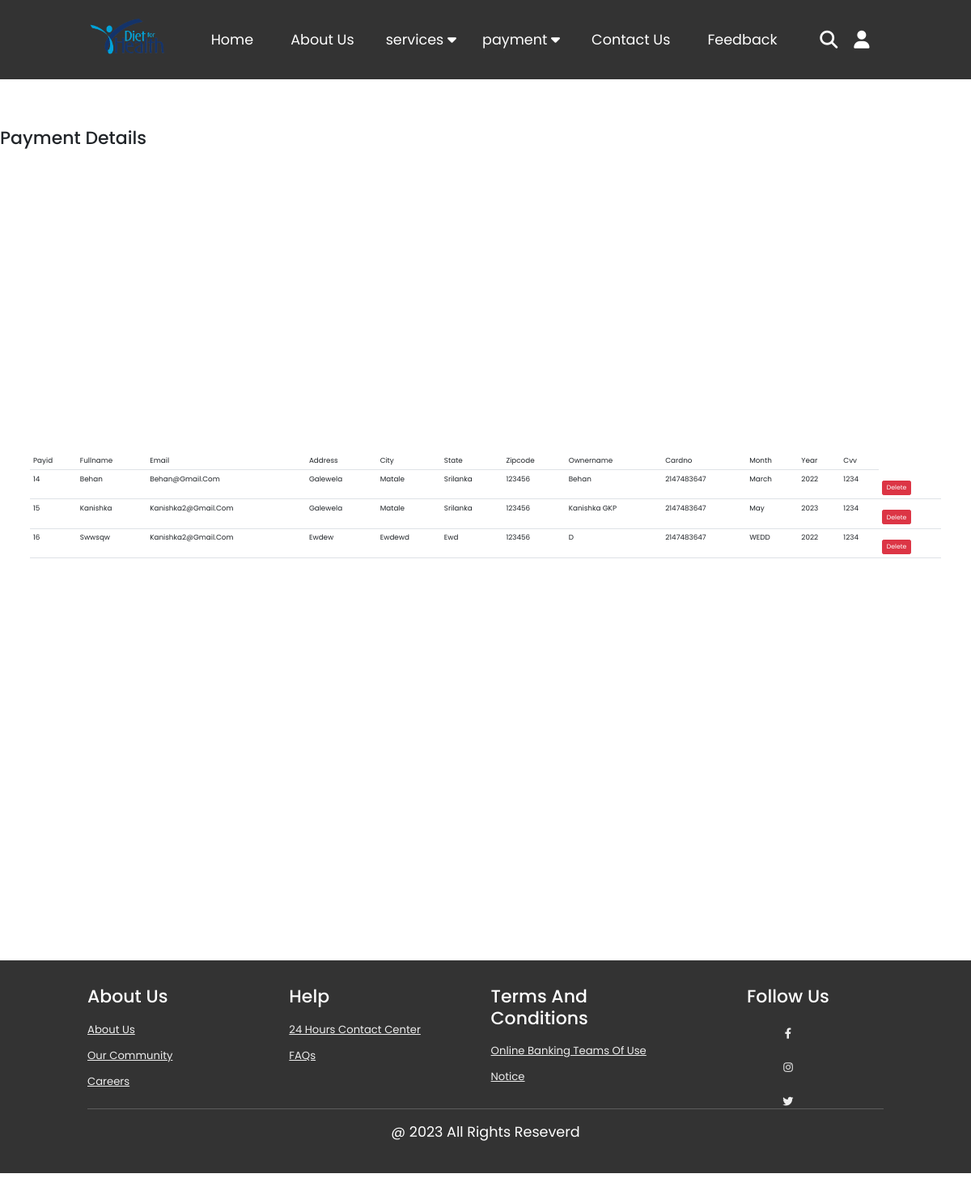
The app's page /php/paymentdisplay.php with its own data.
### tables this page shows
CREATE TABLE `payment_details` (
  `Payid` int(50) NOT NULL,
  `fullname` varchar(100) NOT NULL,
  `email` varchar(100) NOT NULL,
  `Address` varchar(100) NOT NULL,
  `city` varchar(50) NOT NULL,
  `state` varchar(50) NOT NULL,
  `zipcode` int(50) NOT NULL,
  `ownername` varchar(100) NOT NULL,
  `cardno` int(50) NOT NULL,
  `month` char(20) NOT NULL,
  `year` int(50) NOT NULL,
  `cvv` int(50) NOT NULL
);

### php/paymentdisplay.php (the view, shortened to what this page needs)
<!DOCTYPE html>
<html lang="en">
<head>
<link rel="stylesheet" href="../css/payment.css">
<link rel="stylesheet" type="text/css" href="https://cdnjs.cloudflare.com/ajax/libs/font-awesome/6.1.1/css/all.min.css">
<link rel="stylesheet" href="https://cdn.jsdelivr.net/npm/bootstrap@5.3.0/dist/css/bootstrap.min.css">
</head>
<body>
<header>
    <td width="500" height="150"><p align="left"><img src="../Img/logo.png" width="100" height="50" alt=""></p></td>
    <nav class="navbar">
        <a href="../index.html">Home</a>
        <a href="./about us.html">About us</a>
        <div class="dropdown">
            <button class="dropbtn">services
                <i class="fa fa-caret-down"></i>
            </button>
            </div>
    <div class="dropdown">
        <button class="dropbtn">payment
            <i class="fa fa-caret-down"></i>
        </button>
    </div>
        <a href="../html/Contact us.html">Contact Us</a>
        <a href="../html/feedback.html">Feedback</a>
    </nav>
<div class="icons">
        <i class="fas fa-search" id ="search-btn"></i>
        <i class="fas fa-user" id ="login-btn"></i>
    </div>
       <form action=""class="search-bar-container">
        <input type="search" id="search-bar" placeholder="search here">
        <label for="search-bar" class="fas fa-search"></label>
       </form>
</header>
<h1>Payment Details</h1><br>
<div class="container my-5">
    <br>
    <table class="table">
        <thead>
            <tr>
                <td>Payid</td>
                <td>fullname</td>
                <td>email</td>
                <td>Address</td>
                <td>city</td>
                <td>state</td>
                <td>zipcode</td>
                <td>ownername</td>
                <td>cardno</td>
                <td>month</td>
                <td>year</td>
                <td>cvv</td>
            </tr>
        </thead>
        <tbody>
            <?php
            $servername = "localhost";
            $username = "root";
            $password = "";
            $db_name = "diet_and_health";
            $conn = new mysqli($servername, $username, $password, $db_name);
            $sql = "SELECT * FROM payment_details";
            $result = $conn->query($sql);
            while ($row = $result->fetch_assoc()) {
                echo "<tr>
                    <td>" . $row["Payid"] . "</td>
                    <td>" . $row["fullname"] . "</td>
                    <td>" . $row["email"] . "</td>
                    <td>" . $row["Address"] . "</td>
                    <td>" . $row["city"] . "</td>
                    <td>" . $row["state"] . "</td>
                    <td>" . $row["zipcode"] . "</td>
                    <td>" . $row["ownername"] . "</td>
                    <td>" . $row["cardno"] . "</td>
                    <td>" . $row["month"] . "</td>
                    <td>" . $row["year"] . "</td>
                    <td>" . $row["cvv"] . "</td>
                    <td>
                        <a class='btn btn-danger btn-sm' href='./paymentdelete.php?Payid=$row[Payid];'>Delete</a>
                    </td>
                </tr>";
            }
            ?>
        </tbody>
    </table>
</div>
<br><br><br><br><br><br><br><br><br><br>
<section class="footer">
    <div class="box-container">
        <div class="box">
                <h3>About us</h3>
                <a href="./about us.html">About us</a>
                <a href="#">Our community</a>
                <a href="#">Careers</a>
        </div>
        <div class="box">
                <h3>Help</h3>
                <a href="./Contact us.html">24 hours contact center</a>
                <a href="#">FAQs</a>
        </div>
        <div class="box">
            <h3>Terms and Conditions</h3>
            <a href="#">Online Banking Teams of use</a>
            <a href="#">Notice</a>
        </div>
        <div id="social-links" class="box">
            <h3>Follow us</h3>
                <a href="#"><i class="fab fa-facebook-f"></i></a>
                <a href="#"><i class="fab fa-instagram" aria-hidden="true"></i></a>
                <a href="#"><i class="fab fa-twitter" aria-hidden="true"></i></a>
        </div>
    </div>
        <h1 class="credit"><span>@ 2023 All Rights Reseverd </span></h1>
</section>
</body>
</html>

### css/payment.css (style rules this page uses)
:root { --blue:#49a7e6; }
* { font-family: 'Nunito', sans-serif; margin: 0; padding: 0; box-sizing: border-box; text-transform: capitalize; outline: none; border: none; text-decoration: none; transition: all .2s linear; }
html { font-size: 62.5%; overflow-x: hidden; scroll-padding-top:6rem; scroll-behavior: smooth; }
section { padding: 2rem 9%; }
.navbar { overflow: hidden; }
.navbar a { float: left; text-align: center; text-decoration: none; padding: 14px 16px; }
.dropbtn { padding: 16px; border: none; cursor: pointer; }
.dropdown { float: left; overflow: hidden; }
.dropdown .dropbtn { border: none; outline: none; padding: 14px 16px; margin: 0; background-color: inherit; color: #fff; font-size: 2rem; }
.btn { display: inline-block; margin-top: 1rem; background: var(--blue); color: #fff; padding: .8rem 3rem; border: .2rem solid var(--blue); cursor: pointer; font-size: 1.7rem; }
header { position: fixed; top: 0; left: 0; right: 0; background: #333; z-index: 1000; display: flex; align-items: center; justify-content: space-between; padding: 2rem 9%; }
header .navbar a { color: #fff; font-size: 2rem; margin: 0 .8rem; }
header .icons i { font-size: 2.5rem; color: #fff; cursor: pointer; margin-right: 2rem; }
header .search-bar-container { position: absolute; top:100%; left: 0;right: 0; padding: 1.5rem 2rem; background: #333; border-top: .1rem solid rgba(255,255,255,.2); display: flex; align-items: center; z-index: 1001; clip-path: polygon(0 0, 100% 0, 100% 0, 0 0); }
header .search-bar-container #search-bar { width: 100%; padding: 1rem; text-transform: none; color: #333; border-radius: .5rem; }
header .search-bar-container label { color: #fff; cursor: pointer; font-size: 3rem; margin-left:1.5rem; }
.footer { background: #333; position: absolute; width: 100%; }
.footer .box-container { display: flex; flex-wrap:wrap; gap: 1.5rem; }
.footer .box-container .box { padding: 1rem 0; flex: 1 1 25rem; }
.footer .box-container .box h3 { font-size: 2.5rem; padding: .7rem 0; color: #fff; }
.footer .box-container .box a { display: block; font-size: 1.5rem; padding: .7rem 0; color: #eee; }
.footer .credit { text-align: center; padding: 2rem 1rem; margin-top: 1rem; font-size: 2rem; font-weight: normal; color: #fff; border-top: .1rem solid rgba(255,255,255,.2); }
#social-links { display: inline; height: 40px; width: 40px; margin: o 8px 8px 0; text-align:center; line-height: 30px; border-radius:50%; color: #ffffff; transition: all 0.5s ease; }
@media (max-width:1200px ) { html { font-size: 55%; } }
* { font-family: 'Poppins', sans-serif; margin:0; padding:0; box-sizing: border-box; outline: none; border:none; text-transform: capitalize; transition: all .2s linear; }
.container { display: flex; justify-content: center; align-items: center; padding:25px; min-height: 100vh; }

### php/paymentdisplay.php (style rules this page uses)
body { background-image: url("../images/preventive-health-checkup.jpg"); background-size: cover; background-repeat: no-repeat; height: 200vh; }

### records on screen
payment_details: Payid "14", fullname "Behan", email "Behan@gmail.com", Address "Galewela", city "Matale", state "Srilanka", zipcode "123456", ownername "Behan", cardno "2147483647", month "March", year "2022", cvv "1234"
payment_details: Payid "15", fullname "Kanishka", email "Kanishka2@gmail.com", Address "Galewela", city "Matale", state "Srilanka", zipcode "123456", ownername "Kanishka GKP", cardno "2147483647", month "May", year "2023", cvv "1234"
payment_details: Payid "16", fullname "Swwsqw", email "Kanishka2@gmail.com", Address "Ewdew", city "Ewdewd", state "Ewd", zipcode "123456", ownername "D", cardno "2147483647", month "WEDD", year "2022", cvv "1234"
